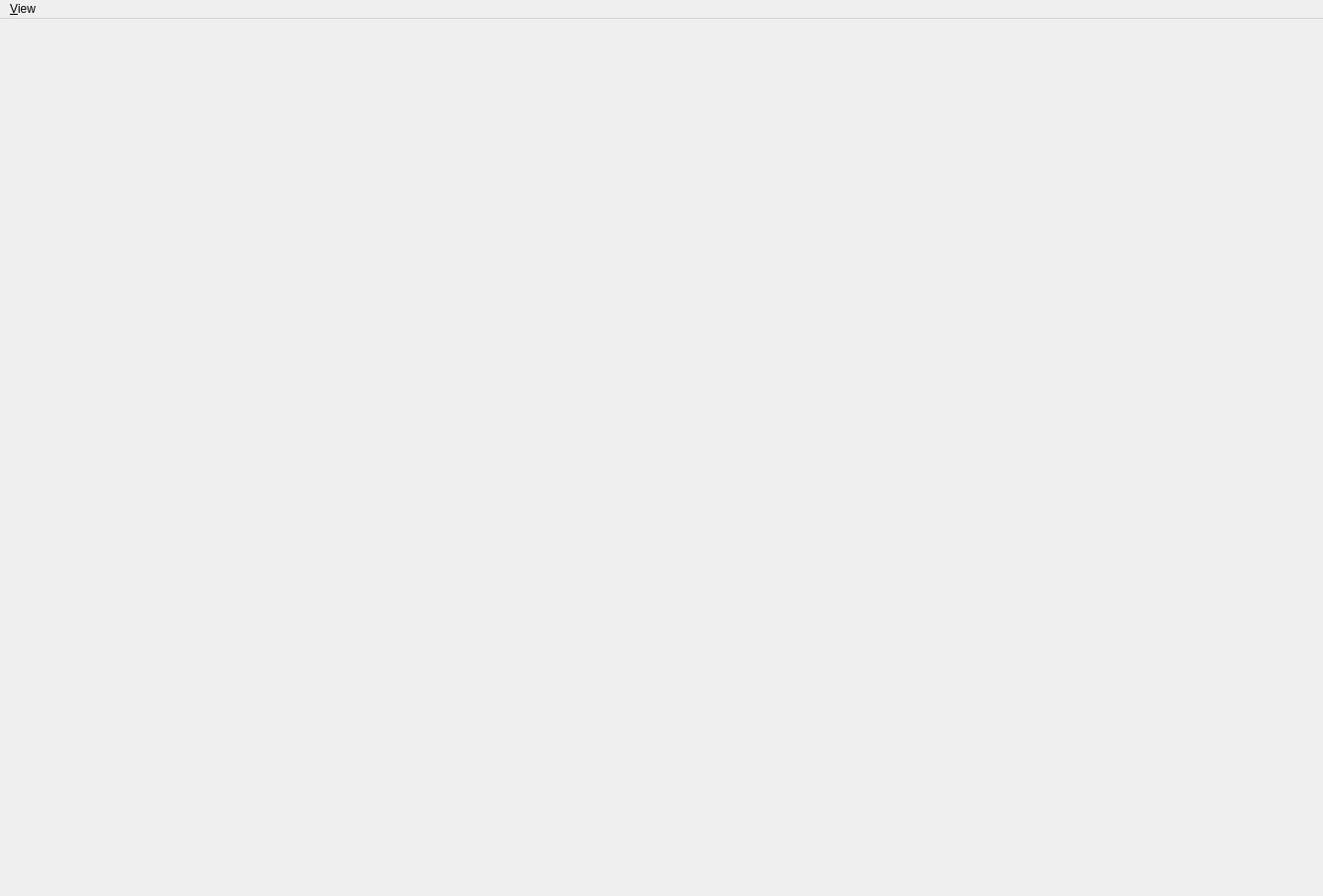
<?xml version="1.0" encoding="UTF-8"?>
<ui version="4.0">
 <class>DummyWindow</class>
 <widget class="QMainWindow" name="DummyWindow">
  <property name="geometry">
   <rect>
    <x>0</x>
    <y>0</y>
    <width>1339</width>
    <height>907</height>
   </rect>
  </property>
  <property name="windowTitle">
   <string>Ilastik Classification Workflow</string>
  </property>
  <widget class="QWidget" name="dummy"/>
  <widget class="QMenuBar" name="menuBar">
   <property name="geometry">
    <rect>
     <x>0</x>
     <y>0</y>
     <width>1339</width>
     <height>21</height>
    </rect>
   </property>
   <property name="nativeMenuBar">
    <bool>false</bool>
   </property>
   <widget class="QMenu" name="menuView">
    <property name="title">
     <string>&amp;View</string>
    </property>
    <addaction name="actionFitToScreen"/>
    <addaction name="actionToggleAllHuds"/>
    <addaction name="actionResetAllAxes"/>
    <addaction name="actionCenterAllImages"/>
    <addaction name="actionShowDebugPatches"/>
    <addaction name="actionSetCacheSize"/>
    <addaction name="actionUsePrefetching"/>
    <addaction name="separator"/>
    <addaction name="actionOnly_for_current_view"/>
    <addaction name="actionFitImage"/>
    <addaction name="actionToggleSelectedHud"/>
    <addaction name="actionResetAxes"/>
    <addaction name="actionCenterImage"/>
    <addaction name="actionReset_zoom"/>
   </widget>
   <addaction name="menuView"/>
  </widget>
  <action name="actionOpenFile">
   <property name="icon">
    <iconset>
     <normaloff>icons/document-open.png</normaloff>icons/document-open.png</iconset>
   </property>
   <property name="text">
    <string>&amp;Open File</string>
   </property>
   <property name="iconVisibleInMenu">
    <bool>true</bool>
   </property>
  </action>
  <action name="actionFitToScreen">
   <property name="icon">
    <iconset>
     <normaloff>icons/view-fullscreen.png</normaloff>icons/view-fullscreen.png</iconset>
   </property>
   <property name="text">
    <string>&amp;Zoom to &amp;fit</string>
   </property>
   <property name="toolTip">
    <string>Fit all</string>
   </property>
   <property name="iconVisibleInMenu">
    <bool>true</bool>
   </property>
  </action>
  <action name="actionQuit">
   <property name="icon">
    <iconset>
     <normaloff>icons/process-stop.png</normaloff>icons/process-stop.png</iconset>
   </property>
   <property name="text">
    <string>&amp;Quit</string>
   </property>
   <property name="iconVisibleInMenu">
    <bool>true</bool>
   </property>
  </action>
  <action name="actionShowDebugPatches">
   <property name="checkable">
    <bool>true</bool>
   </property>
   <property name="text">
    <string>&amp;Show Tiling</string>
   </property>
   <property name="iconVisibleInMenu">
    <bool>false</bool>
   </property>
  </action>
  <action name="actionToggleAllHuds">
   <property name="text">
    <string>Toggle huds</string>
   </property>
   <property name="toolTip">
    <string>Hide or show all huds</string>
   </property>
  </action>
  <action name="actionOnly_for_current_view">
   <property name="enabled">
    <bool>true</bool>
   </property>
   <property name="text">
    <string>Only for selected view</string>
   </property>
   <property name="font">
    <font>
     <weight>75</weight>
     <italic>true</italic>
     <bold>true</bold>
    </font>
   </property>
   <property name="iconVisibleInMenu">
    <bool>true</bool>
   </property>
  </action>
  <action name="actionFor_all_axis">
   <property name="enabled">
    <bool>false</bool>
   </property>
   <property name="text">
    <string>For all axis</string>
   </property>
   <property name="font">
    <font>
     <weight>75</weight>
     <italic>true</italic>
     <bold>true</bold>
     <strikeout>false</strikeout>
    </font>
   </property>
   <property name="menuRole">
    <enum>QAction::TextHeuristicRole</enum>
   </property>
  </action>
  <action name="actionToggleSelectedHud">
   <property name="text">
    <string>Toggle hud</string>
   </property>
   <property name="toolTip">
    <string>toggle selected hud</string>
   </property>
  </action>
  <action name="actionCenterAllImages">
   <property name="text">
    <string>Center Images</string>
   </property>
  </action>
  <action name="actionCenterImage">
   <property name="text">
    <string>Center Image</string>
   </property>
  </action>
  <action name="actionFitImage">
   <property name="text">
    <string>Fit image</string>
   </property>
   <property name="toolTip">
    <string>fit image into view</string>
   </property>
  </action>
  <action name="actionReset_zoom">
   <property name="text">
    <string>Reset zoom</string>
   </property>
   <property name="toolTip">
    <string>reset zoom</string>
   </property>
  </action>
  <action name="actionOpenStack">
   <property name="icon">
    <iconset>
     <normaloff>icons/document-open.png</normaloff>icons/document-open.png</iconset>
   </property>
   <property name="text">
    <string>Open &amp;Stack</string>
   </property>
  </action>
  <action name="actionSetCacheSize">
   <property name="text">
    <string>Set Layer Cache Size</string>
   </property>
  </action>
  <action name="actionResetAllAxes">
   <property name="text">
    <string>Reset all axes</string>
   </property>
  </action>
  <action name="actionResetAxes">
   <property name="text">
    <string>Reset axes</string>
   </property>
  </action>
  <action name="actonPrefetchingDisabled">
   <property name="checkable">
    <bool>true</bool>
   </property>
   <property name="checked">
    <bool>true</bool>
   </property>
   <property name="text">
    <string>Disabled</string>
   </property>
  </action>
  <action name="action">
   <property name="checkable">
    <bool>true</bool>
   </property>
   <property name="text">
    <string>Enabled</string>
   </property>
  </action>
  <action name="actionUsePrefetching">
   <property name="checkable">
    <bool>true</bool>
   </property>
   <property name="text">
    <string>Use Prefetching</string>
   </property>
   <property name="toolTip">
    <string>Cache slices nearby such that they display faster when scrolling through a volume (needs more memory)</string>
   </property>
  </action>
 </widget>
 <resources/>
 <connections/>
</ui>
